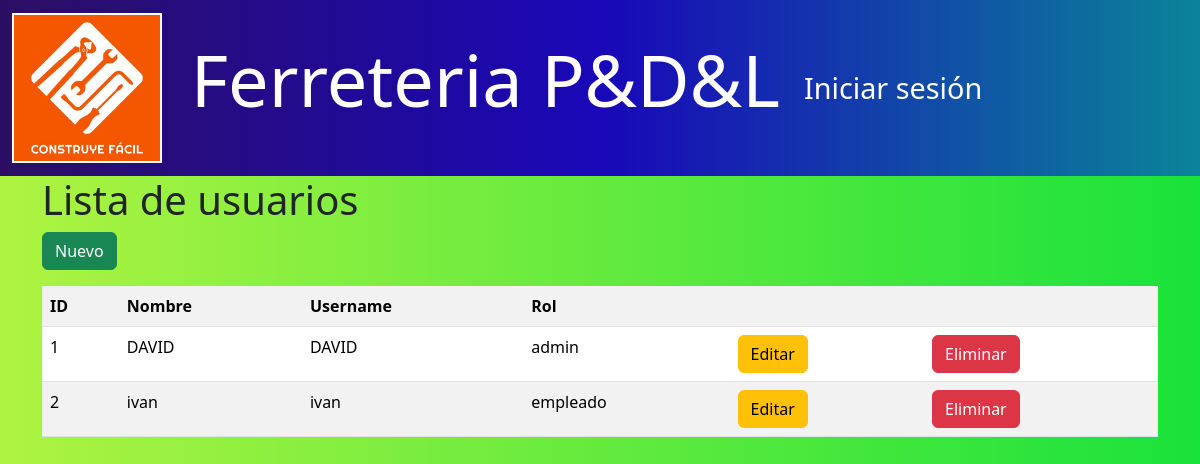
/usuarios/, run on an earlier commit of the app's database.
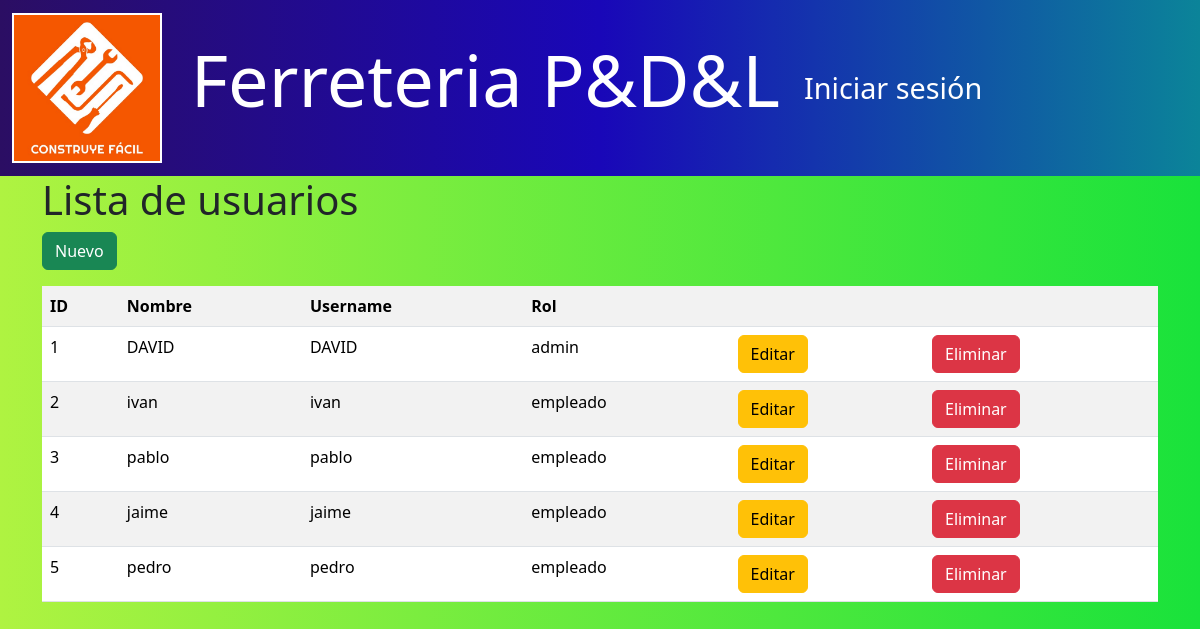
And on a later commit of the database.
### models/usuario_model.py (models this page shows, shortened)
class Usuario(db.Model):
    __tablename__ = "usuarios"
    id = db.Column(db.Integer,primary_key=True)
    nombre = db.Column(db.String(80),nullable=False)
    username = db.Column(db.String(50),nullable=False)
    password = db.Column(db.String,nullable=False)
    rol = db.Column(db.String(20),nullable=False)
    ventas = relationship("Venta", back_populates="empleado")
    @staticmethod
    def get_all():
        return Usuario.query.all()

### controllers/usuario_controller.py (the view)
@usuario_bp.route("/")
def index():
    usuarios = Usuario.get_all()
    return usuario_view.list(usuarios)

### run.py (called while the page is built)
@app.context_processor
def inject_active_path():
    def is_active(path):
        return 'active' if request.path == path else ''
    return(dict(is_active =  is_active))

### views/usuario_view.py (called while the page is built)
def list(usuarios):
    return render_template('usuarios/index.html', usuarios=usuarios)

### templates/usuarios/index.html (shortened to what this page needs)
{% extends 'base.html' %}
{% block content %}
<h1>Lista de  usuarios</h1>
<a href="{{url_for('usuario.create')}}" class="btn btn-success mb-3">Nuevo</a>
<table class="table table-striped">
    <tr>
        <th>ID</th>
        <th>Nombre</th>
        <th>Username</th>
        <th>Rol</th>
        <th></th>
        <th></th>
    </tr>
    {% for item in usuarios %}
    <tr>
        <td>{{item.id}}</td>
        <td>{{item.nombre}}</td>
        <td>{{item.username}}</td>
        <td>{{item.rol}}</td>
        <td>
            <a href="{{url_for('usuario.edit',id=item.id)}}" class="btn btn-warning" >Editar</a>
        </td>
        <td>
            <a href="{{ url_for ('usuario.delete',id=item.id) }}" class="btn btn-danger">Eliminar</a>
        </td>
    </tr>
    {% endfor %}
</table>
{% endblock %}

What changed in the data, as far as the page shows it:
added Usuario: id "3", nombre "pablo", username "pablo", rol "empleado"
added Usuario: id "4", nombre "jaime", username "jaime", rol "empleado"
added Usuario: id "5", nombre "pedro", username "pedro", rol "empleado"
